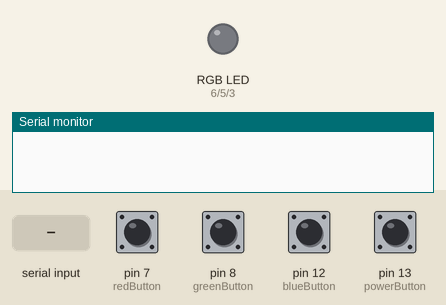
This sketch was run on a simulated Arduino Uno, built with avr-gcc and run on an emulated ATmega328P. On the bench: an RGB LED mixed from three pins (HIGH = lit), the last lines printed to the serial monitor. Inputs (shaded band) come from the test bench; at power-on: pin 7 (redButton), pin 8 (greenButton), pin 12 (blueButton), pin 13 (powerButton) HIGH.

Above: at 1.2 s.
1.3 s: pin 7 (redButton) pulled LOW for 0.15 s
At 1.8 s:
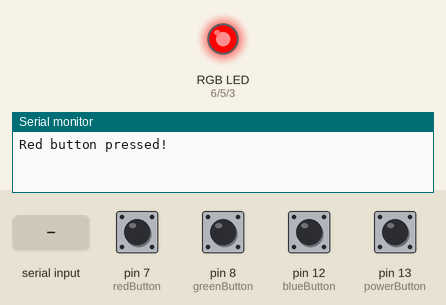
2.9 s: pin 8 (greenButton) pulled LOW for 0.15 s
At 4.2 s:
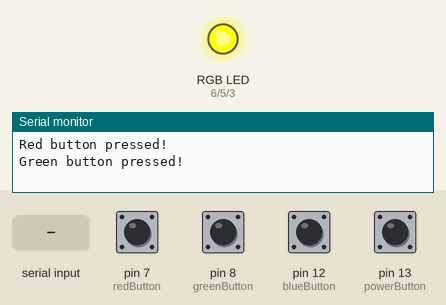
4.6 s: pin 12 (blueButton) pulled LOW for 0.15 s
At 5.5 s:
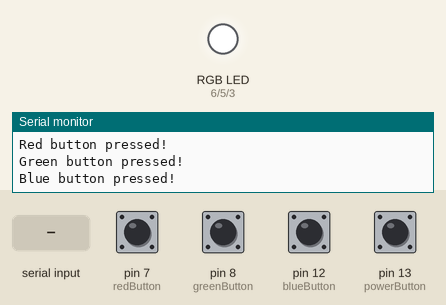
6.2 s: byte 30 received over Serial
At 7.0 s:
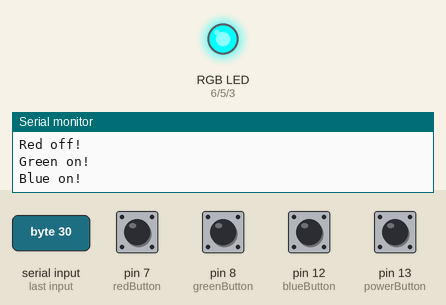
7.8 s: byte 90 received over Serial
At 8.3 s:
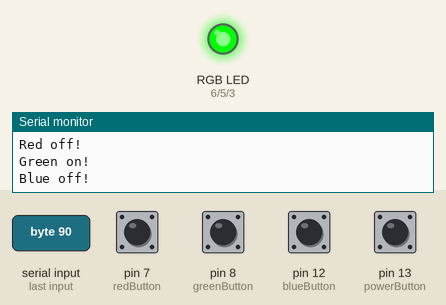
9.4 s: pin 13 (powerButton) pulled LOW for 0.15 s
At 10.4 s:
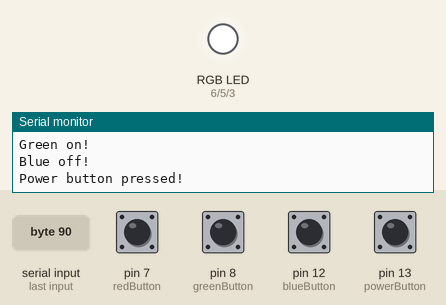
Timing chart, 0 to 12.1 s (numbered marks = the images above; inputs shaded):
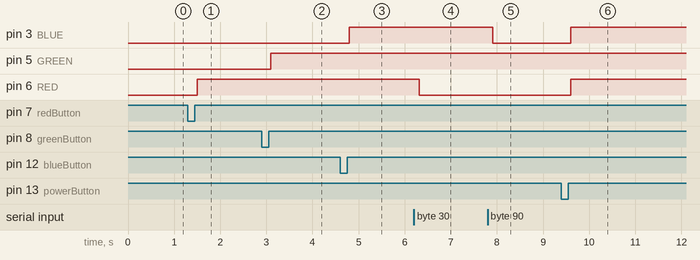

Measured:
- after the input at 1.3 s, pin 6 (RED): LOW → HIGH after 0.20 s
- after the input at 2.9 s, pin 5 (GREEN): LOW → HIGH after 0.20 s
- after the input at 4.6 s, pin 3 (BLUE): LOW → HIGH after 0.20 s
- after the input at 6.2 s, pin 6 (RED): HIGH → LOW after 0.11 s
- after the input at 7.8 s, pin 3 (BLUE): HIGH → LOW after 0.11 s
- after the input at 9.4 s, pin 3 (BLUE), pin 6 (RED): LOW → HIGH after 0.20 s

The sketch:

rgb_buttons.ino
```cpp
#include <ezButton.h>

//pinout won't change - make const
#define BLUE 3
#define GREEN 5
#define RED 6
ezButton redButton(7);
ezButton greenButton(8);
ezButton blueButton(12);
ezButton powerButton(13);

// btn states change - make var
int blueLedState = LOW;
int lastBlue;
int currentBlue;
int greenLedState = LOW;
int lastGreen;
int currentGreen;
int redLedState = LOW;
int lastRed;
int currentRed;
int powerState = LOW;
int lastPower;
int currentPower;
byte incoming;
byte powerMask = 0b1111;
byte redMask = 0b0001;
byte greenMask = 0b0010;
byte blueMask = 0b0100;
byte highMask = 0b0111;
byte resetMask = 0b1000;

void setup() {
  Serial.begin(9600);
  while (!Serial) {}

  //start red off
  pinMode(RED, OUTPUT);
  digitalWrite(RED, LOW);
  redButton.setDebounceTime(50);
  redButton.loop();
  currentRed = redButton.getState();

  //start green off
  pinMode(GREEN, OUTPUT);
  digitalWrite(GREEN, LOW);
  greenButton.setDebounceTime(50);
  greenButton.loop();
  currentGreen = greenButton.getState();

  //start blue off
  pinMode(BLUE, OUTPUT);
  digitalWrite(BLUE, LOW);
  blueButton.setDebounceTime(50);
  blueButton.loop();
  currentBlue = blueButton.getState();

  //get power button state for toggle
  powerButton.setDebounceTime(50);
  powerButton.loop();
  currentPower = powerButton.getState();
}

void loop() {
  //first check if communication over serial
  if(Serial.available() > 0)
  {
    incoming = Serial.read();
    Serial.print("Incoming data: ");
    Serial.print(incoming, BIN);
    Serial.print("\tRAW: ");
    Serial.print(incoming);
    Serial.print("\tPower data: ");
    Serial.print(powerMask, BIN);
    Serial.print("\tRed data: ");
    Serial.print(redMask, BIN);
    Serial.print("\tGreen data: ");
    Serial.print(greenMask, BIN);
    Serial.print("\tBlue data: ");
    Serial.print(blueMask, BIN);
    Serial.println();
    /* Toggle sequence
     *  0000 power off
     *  0001 red on
     *  0010 green on
     *  0100 blue on
     *  0111 power on (white)
     *  1000 reset
    */
    Serial.print("Compare: ");
    Serial.print("\tPOWER: ");
    byte maskedPower = incoming & powerMask;
    Serial.print(maskedPower, BIN);
    Serial.print("\tRED: ");
    byte maskedRed = incoming & redMask;
    Serial.print(maskedRed, BIN);
    Serial.print("\tGREEN: ");
    byte maskedGreen = incoming & greenMask;
    Serial.print(maskedGreen, BIN);
    Serial.print("\tBLUE: ");
    byte maskedBlue = incoming & blueMask;
    Serial.print(maskedBlue, BIN);
    Serial.println();
    if(maskedPower == 0b0000){
      Serial.println("Power off!");
      //kill power
      lastPower = HIGH;
      currentPower = HIGH;
      powerState = LOW;

      lastRed = powerState;
      redLedState = powerState;

      lastGreen = powerState;
      greenLedState = powerState;

      lastBlue = powerState;
      blueLedState = powerState;
    } else
    if((incoming & highMask) == highMask){
      Serial.println("Power on!");
      //white light, power ON
      lastPower = HIGH;
      currentPower = HIGH;
      powerState = HIGH;

      lastRed = powerState;
      redLedState = powerState;

      lastGreen = powerState;
      greenLedState = powerState;

      lastBlue = powerState;
      blueLedState = powerState;
    }
    else{
      // red control
      if(maskedRed == redMask){
        //switch on red
        Serial.println("Red on!");
        lastRed = HIGH;
        currentRed = HIGH;
        redLedState = HIGH;
      } else {
        //switch off red
        Serial.println("Red off!");
        lastRed = HIGH;
        currentRed = HIGH;
        redLedState = LOW;
      }

      //green control
      if(maskedGreen == greenMask){
        //switch on green
        Serial.println("Green on!");
        lastGreen = HIGH;
        currentGreen = HIGH;
        greenLedState = HIGH;
      } else {
        //switch off
        Serial.println("Green off!");
        lastGreen = HIGH;
        currentGreen = HIGH;
        greenLedState = LOW;
      }

      //blue control
      if(maskedBlue == blueMask){
        //switch on blue
        Serial.println("Blue on!");
        lastBlue = HIGH;
        currentBlue = HIGH;
        blueLedState = HIGH;
      } else {
        //switch off blue
        Serial.println("Blue off!");
        lastBlue = HIGH;
        currentBlue = HIGH;
        blueLedState = LOW;
      }
    }
  }
  else
  {
    //check power toggle first
    lastPower = currentPower;
    powerButton.loop();
    currentPower = powerButton.getState();
    if(lastPower == LOW && currentPower == HIGH){
      //power button has been pressed, toggle power state on all
      Serial.println("Power button pressed!");
      powerState = !powerState;

      lastRed = powerState;
      redLedState = powerState;

      lastGreen = powerState;
      greenLedState = powerState;

      lastBlue = powerState;
      blueLedState = powerState;
    }
    else {
      //update individual button states
      lastRed = currentRed;
      redButton.loop();
      currentRed = redButton.getState();
      if(lastRed == LOW && currentRed == HIGH) {
        //red pressed, toggle red led
        Serial.println("Red button pressed!");
        redLedState = !redLedState;
      }

      lastGreen = currentGreen;
      greenButton.loop();
      currentGreen = greenButton.getState();
      if(lastGreen == LOW && currentGreen == HIGH) {
        //green pressed, toggle green led
        Serial.println("Green button pressed!");
        greenLedState = !greenLedState;
      }

      lastBlue = currentBlue;
      blueButton.loop();
      currentBlue = blueButton.getState();
        if(lastBlue == LOW && currentBlue == HIGH) {
        //blue pressed, toggle blue led
        Serial.println("Blue button pressed!");
        blueLedState = !blueLedState;
      }
    }
  }

  //update LEDs
  digitalWrite(RED, redLedState);
  digitalWrite(GREEN, greenLedState);
  digitalWrite(BLUE, blueLedState);
}
```
